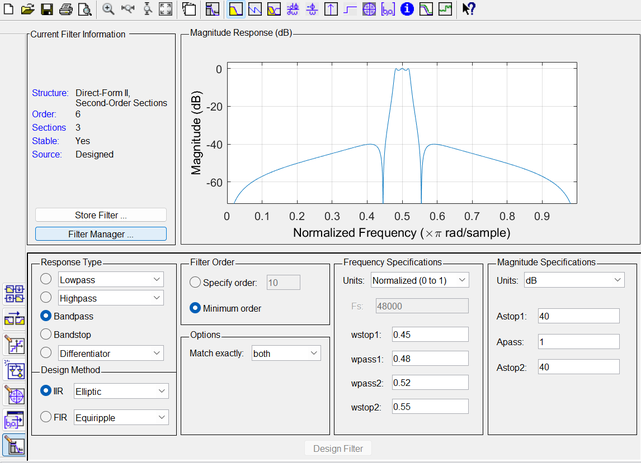
%> input picture DigitalFilterDesign/images/Bandpass_Elliptic_IIR_filter.png, 641 x 463 px, shrunk from 1146 x 829 before the run
$ octave DigitalFilters.m   (GNU Octave 9; MATLAB toolbox functions it lacks are replaced by stand-ins)
%> lines starting %> are read from the running program, lines starting %| are printed output that depends on the picture
### DigitalFilterDesign/Bandpass_GeneralizedEquiripple_FIR_filter.m
function Hd = Bandpass_GeneralizedEquiripple_FIR_filter
%BANDPASS_GENERALIZEDEQUIRIPPLE_FIR_FILTER Returns a discrete-time filter object.

% MATLAB Code
% Generated by MATLAB(R) 9.12 and DSP System Toolbox 9.14.
% Generated on: 25-Oct-2023 08:09:36

% Generalized REMEZ FIR Bandpass filter designed using the FIRGR function.

% All frequency values are normalized to 1.

Fstop1 = 0.45;            % First Stopband Frequency
Fpass1 = 0.48;            % First Passband Frequency
Fpass2 = 0.52;            % Second Passband Frequency
Fstop2 = 0.55;            % Second Stopband Frequency
Dstop1 = 0.01;            % First Stopband Attenuation
Dpass  = 0.057501127785;  % Passband Ripple
Dstop2 = 0.01;            % Second Stopband Attenuation
dens   = 20;              % Density Factor

% Calculate the coefficients using the FIRGR function.
b  = firgr('minorder', [0 Fstop1 Fpass1 Fpass2 Fstop2 1], [0 0 1 1 0 ...
           0], [Dstop1 Dpass Dstop2], {dens});
Hd = dfilt.dffir(b);

% [EOF]

### DigitalFilterDesign/DigitalFilters.m
%% *Digital Filters*
%% Clear the workspace
close all;
clear;
clc;

%% Design FIR filters in the time domain
% # We can define differnet filters in time domain with finite impulse response (FIR).
% # The filter coefficients are the impulse response of the filter.
% # We cannot design IIR filters in time domain; because the impulse response of IIR filters are infinite.

%% Hamming window
% # The Hamming window is a taper formed by using a weighted cosine.
% # It was first proposed by Richard Hamming in 1950, when he was an employee of Bell Labs.
% # It is used to reduce the noise in the signal.
% # The Hamming window is defined as:
%
% $$ w(n) = \alpha - \beta \sin \left( \frac{2 \pi n}{N-1} \right) $$
%
% where the sample index $n$ goes from $0$ to $N-1$.

%% Bandpass FIR filter
% The bandpass filter passes a band of frequencies between a lower cutoff
% frequency, $f_l$, and an upper cutoff frequency, $f_h$.
%
% In the following example, we design an ideal bandpass filter with the lower
% cutoff frequency of 0.15 and the upper cutoff frequency of 0.25.
%
% *Ideal band-pass FIR filter in time domain*
M = 100;
wa = 0.15 * pi;
wb = 0.25 * pi;
n1 = 0:M;

h1 = ((wb / pi) * sinc(wb / pi * (n1 - M / 2)) - ...
    (wa / pi) * sinc(wa / pi * (n1 - M / 2)));

figure('name', 'Impulse Response of Ideal FIR bandpass filter');
stem(n1, h1, 'linewidth', 1.5);
xlabel('n');
ylabel('h1(n)');
title('Impulse Response of The Ideal Band-pass FIR Filter');
grid on;
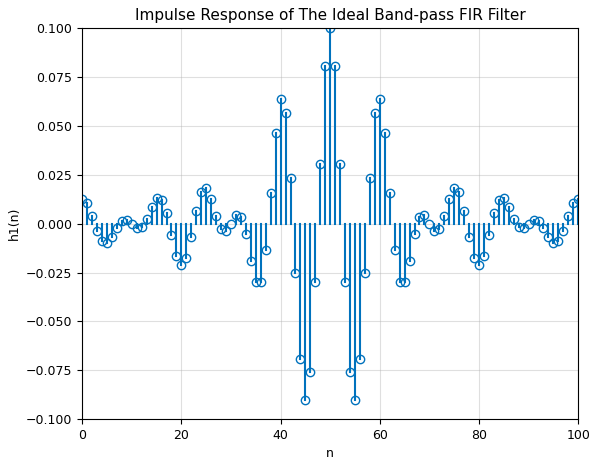
%> figure redrawn from the program's plot data; highest point at x = 50, y = 0.1
%%%
%
% *Ideal band-pass FIR filter in frequency domain*
w_axis = linspace(-pi, pi, 1e3);
DTFT_h1 = h1 * exp(-1j * n1' * w_axis);
figure('name', 'Frequency Response of The Ideal Band-pass FIR Filter');
subplot(211);
plot(w_axis, abs(DTFT_h1), 'linewidth', 1.5);
title('Magnitude Response');
xlim([-pi pi]);
xticks([-pi, -pi / 2, -0.2 * pi, 0, 0.2 * pi, pi / 2, pi]);
xticklabels({'-\pi', '-\pi/2', '-\pi/5', '0', '\pi/5', '\pi/2', '\pi'});
xlabel('\omega');
ylabel('|H_1(\omega)|');
grid on;

subplot(212);
plot(w_axis, angle(DTFT_h1), 'linewidth', 1.5);
xlabel('\omega');
ylabel('\angle H_1(\omega)');
xlim([-pi pi]);
xticks([-pi, -pi / 2, -0.2 * pi, 0, 0.2 * pi, pi / 2, pi]);
xticklabels({'-\pi', '-\pi/2', '-\pi/5', '0', '\pi/5', '\pi/2', '\pi'});
title('Phase Response');
grid on;
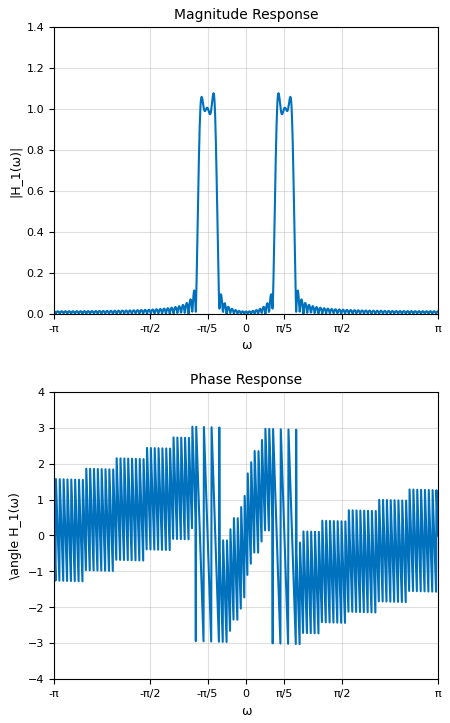
%> figure redrawn from the program's plot data, 2 panels; panel 1: curve peaks at x = -0.531, y = 1.08; panel 2: curve peaks at x = -0.877, y = 3.03
%%
% We can see that the ideal bandpass filter has a very sharp transition
% between the passband and the stopband. This is not practical for
% implementation. We need to smooth the transition between the passband and
% the stopband. We can do this by using a window function.
%
% In the following example, we use the Hamming window to smooth the
% transition between the passband and the stopband.
%
% *Hamming window in time domain*
hamming_window = 0.54 - 0.46 * sin(2 * pi * n1 / M);

figure('name', 'Impulse Response of The Hamming Window');
stem(n1, hamming_window, 'linewidth', 1.5);
xlabel('n');
ylabel('w(n)');
title('Impulse Response of The Hamming Window');
grid on;
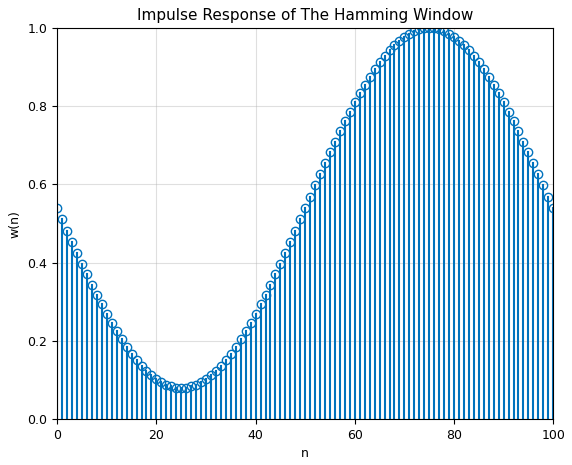
%> figure redrawn from the program's plot data; highest point at x = 75, y = 1
%%%
% *Hamming window in frequency domain*
DTFT_hamming_window = hamming_window * exp(-1j * n1' * w_axis);
figure('name', 'Frequency Response of The Hamming Window');
subplot(211);
plot(w_axis, abs(DTFT_hamming_window), 'linewidth', 1.5);
title('Magnitude Response');
xlim([-pi pi]);
xticks([-pi, -pi / 2, -0.2 * pi, 0, 0.2 * pi, pi / 2, pi]);
xticklabels({'-\pi', '-\pi/2', '-\pi/5', '0', '\pi/5', '\pi/2', '\pi'});
xlabel('\omega');
ylabel('|W(\omega)|');
grid on;

subplot(212);
plot(w_axis, angle(DTFT_hamming_window), 'linewidth', 1.5);
xlabel('\omega');
ylabel('\angle W(\omega)');
xlim([-pi pi]);
xticks([-pi, -pi / 2, -0.2 * pi, 0, 0.2 * pi, pi / 2, pi]);
xticklabels({'-\pi', '-\pi/2', '-\pi/5', '0', '\pi/5', '\pi/2', '\pi'});
title('Phase Response');
grid on;
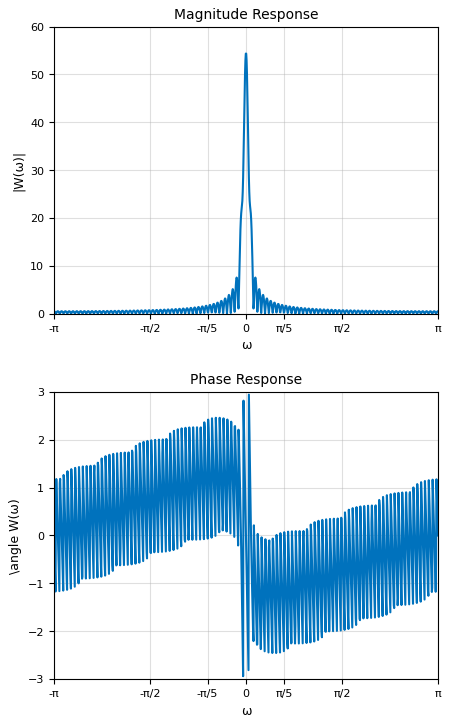
%> figure redrawn from the program's plot data, 2 panels; panel 1: curve peaks at x = -0.00314, y = 54.36; panel 2: curve peaks at x = 0.0472, y = 2.94
%%%
%
% *Hamming windowed band-pass FIR filter in time domain*
%
h2 = h1 .* hamming_window;
figure('name', 'Impulse Response of The Hamming Windowed Band-pass FIR Filter');
stem(n1, h2, 'linewidth', 1.5);
xlabel('n');
ylabel('h2(n)');
title('Impulse Response of The Hamming Windowed Band-pass FIR Filter');
grid on;
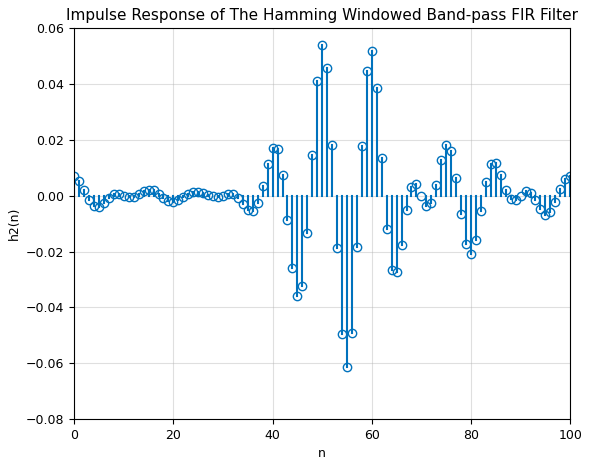
%> figure redrawn from the program's plot data; highest point at x = 50, y = 0.054
%%%
%
% *Hamming windowed band-pass FIR filter in frequency domain*
%
DTFT_h2 = h2 * exp(-1j * n1' * w_axis);
figure('name', 'Frequency Response of The Hamming Windowed Band-pass FIR Filter');
subplot(211);
plot(w_axis, abs(DTFT_h2), 'linewidth', 1.5);
title('Magnitude Response');
xlim([-pi pi]);
xticks([-pi, -pi / 2, -0.2 * pi, 0, 0.2 * pi, pi / 2, pi]);
xticklabels({'-\pi', '-\pi/2', '-\pi/5', '0', '\pi/5', '\pi/2', '\pi'});
xlabel('\omega');
ylabel('|H_2(\omega)|');
grid on;

subplot(212);
plot(w_axis, angle(DTFT_h2), 'linewidth', 1.5);
xlabel('\omega');
ylabel('\angle H_2(\omega)');
xlim([-pi pi]);
xticks([-pi, -pi / 2, -0.2 * pi, 0, 0.2 * pi, pi / 2, pi]);
xticklabels({'-\pi', '-\pi/2', '-\pi/5', '0', '\pi/5', '\pi/2', '\pi'});
title('Phase Response');
grid on;
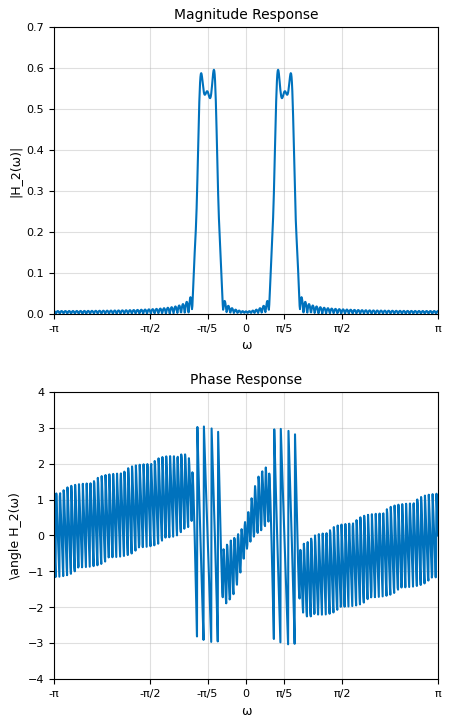
%> figure redrawn from the program's plot data, 2 panels; panel 1: curve peaks at x = -0.525, y = 0.595; panel 2: curve peaks at x = -0.689, y = 3.03

%% Design filters in the frequency domain using filterDesigner
% # We can design IIR filters in the frequency domain.
% # We use filterDesigner to design IIR filters.
% # We can export the filter coefficients to the workspace.
% # We can also export the filter coefficients to a file.
% # filterDesigner is a graphical user interface (GUI) tool.
% # We can use filterDesigner to design lowpass, highpass, bandpass, and bandstop filters.
% # We can also use filterDesigner to design FIR filters.
%
% *Design a passband filter using filterDesigner*
%
% # Open filterDesigner.
% # Select IIR filter.
% # Select the filter type(passband, lowpass, highpass, bandpass, or bandstop).
% # Select the filter design method(butterworth, chebyshev I, chebyshev II, elliptic, or bessel).
% # Enter the filter order or minimum order.
% # Enter the match exactly on passband or stopband.
% # Enter the frequency specifications. For example, if we use normalized
% frequency, we should specify the angular frequency in the range of $[0, \pi]$.
% We should specify it for stopband and passbands.
% # Enter magnitude specifications. It has different units. We should specify
% it for stopbands and passbands.
%
% *Design a IIR filter using filterDesigner*
%
% According to the filterDesigner, we can design a IIR filter with the
% following specifications:
%
% # Filter type: Bandpass
% # Design method: Elliptic
% # Normalized frequency of stopband 1: $0.45 \pi$
% # Normalized frequency of passband 1: $0.48 \pi$
% # Normalized frequency of passband 2: $0.52 \pi$
% # Normalized frequency of stopband 2: $0.55 \pi$
% # Magnitude of stopband 1: $-40$ dB
% # Magnitude of passband: $-1$ dB
% # Magnitude of stopband 2: $-40$ dB
%
% The following figure shows the setup of the filterDesigner and the magnitude
% frequency response of the designed filter.
figure('name', 'Magnitude Frequency Response of The Designed IIR Filter');
imshow('./images/Bandpass_Elliptic_IIR_filter.png');
%%%
%
% *Design a FIR filter using filterDesigner*
%
% According to the filterDesigner, we can design a FIR filter with the
% following specifications:
%
% # Filter type: Bandpass
% # Design method: Generalized Equiripple
% # Density factor: 20
% # PHase: Linear
% # Normalized frequency of stopband 1: $0.45 \pi$
% # Normalized frequency of passband 1: $0.48 \pi$
% # Normalized frequency of passband 2: $0.52 \pi$
% # Normalized frequency of stopband 2: $0.55 \pi$
% # Magnitude of stopband 1: $-40$ dB
% # Magnitude of passband: $-1$ dB
% # Magnitude of stopband 2: $-40$ dB
%
% The following figure shows the setup of the filterDesigner and the magnitude
% frequency response of the designed filter.
figure('name', 'Magnitude Frequency Response of The Designed FIR Filter');
imshow('./images/Bandpass_GeneralizedEquiripple_FIR_filter.png');
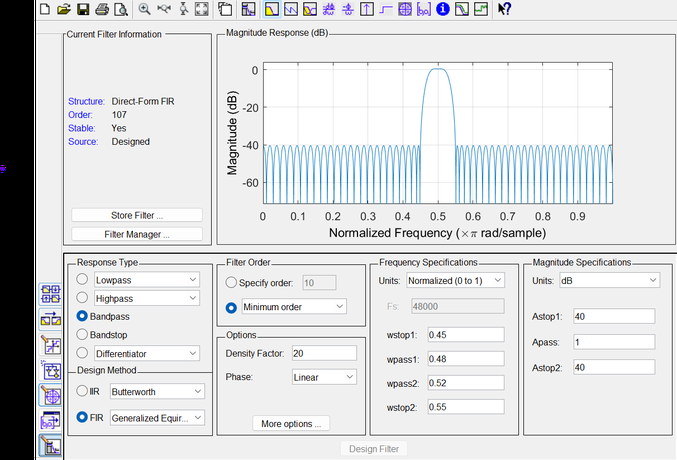
%> input picture DigitalFilterDesign/images/Bandpass_GeneralizedEquiripple_FIR_filter.png, 677 x 460 px, shrunk from 1212 x 823 before the run
%> the run ends on the next line
%%%
% We should save our design in the filterDesigner. To do this, we should press
% |ctrl + s| or go to the File menu and select "Save".
%
% *Export the filter*
%
% We can export the filter function to a MATLAB file. To do this,
% we should go to the File menu and select "Generate MATLAB Code".
% Then, we should select "Filter Design Function" and save the file.
%
% |File $\rightarrow$ Generate MATLAB Code $\rightarrow$ Filter Design Function|
%
% We can also save the filter to a MAT file. To do this, we should go to the
% File menu and select "Export...", then we should select "MAT-File" and
% "Coefficients" and save the file.
%
% |File $\rightarrow$ Export... $\rightarrow$ MAT-File $\rightarrow$ Coefficients|
%
% To load the filter, we should use the |load| function.
% The following code loads the filter.
%
FIR_Filter_Coefficients = ...
    load('./filters/Bandpass_GeneralizedEquiripple_FIR_filter.mat').Num;
%%%
% The second argument of the |load| function is the name of the workspace variable
% that we want to load from the MAT file.
%
% To use the filter function we should write the following code:
%
addpath('./filters');
FIR_Filter = Bandpass_GeneralizedEquiripple_FIR_filter;
